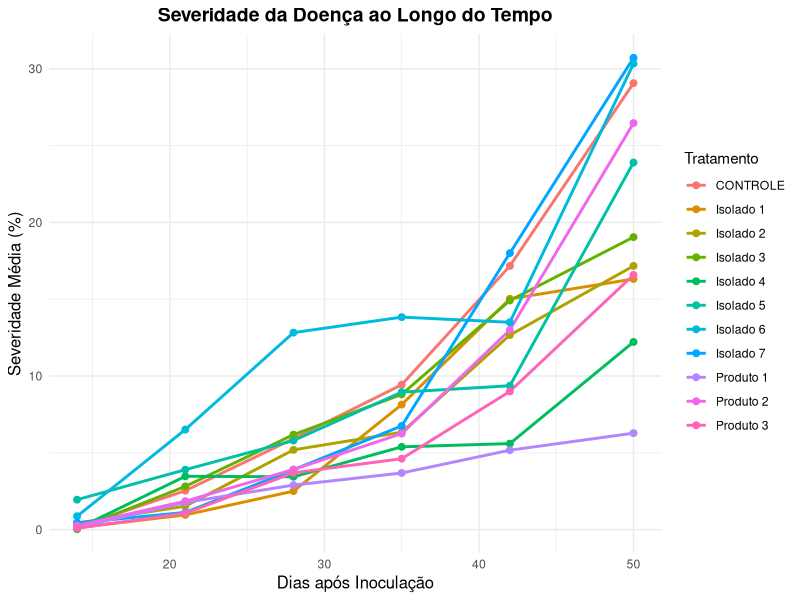
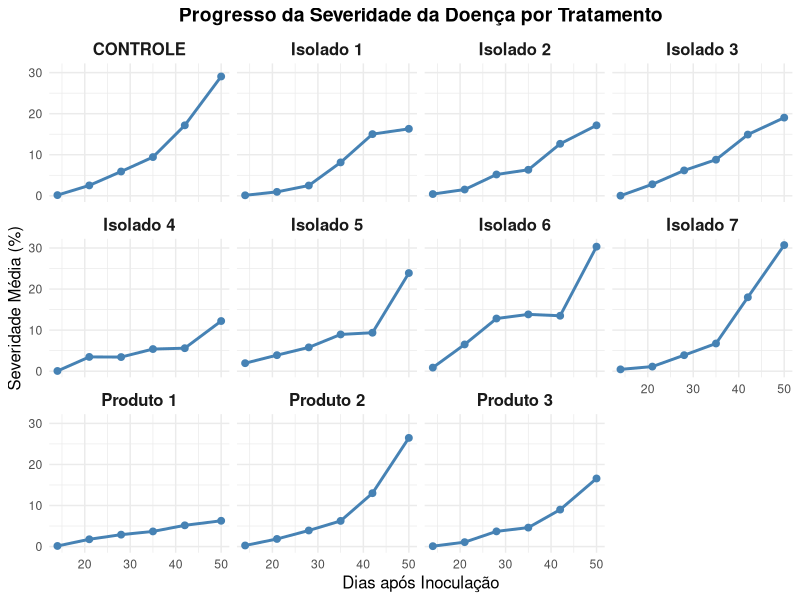

These charts were generated, in order, by the following R code:
## ---- chunk 1
library(readxl)
library(ggplot2)
library(dplyr)
## ---- chunk 2
dados <- read_excel("Trabalho final Emerson.xlsx", sheet = "Planilha1")
## ---- chunk 3
resumo <- dados %>%
  group_by(Tratamento, Dia) %>%
  summarise(Severidade_media = mean(Severidade, na.rm = TRUE)) %>%
  ungroup()
## ---- chunk 4
ggplot(resumo, aes(x = Dia, y = Severidade_media, color = Tratamento)) +
  geom_line(size = 1) +
  geom_point(size = 2) +
  labs(
    title = "Severidade da Doença ao Longo do Tempo",
    x = "Dias após Inoculação",
    y = "Severidade Média (%)",
    color = "Tratamento"
  ) +
  theme_minimal() +
  theme(
    plot.title = element_text(hjust = 0.5, size = 14, face = "bold"),
    axis.title = element_text(size = 12),
    legend.position = "right"
  )
## ---- chunk 5
ggplot(resumo, aes(x = Dia, y = Severidade_media)) +
  geom_line(color = "steelblue", size = 1) +
  geom_point(color = "steelblue", size = 2) +
  facet_wrap(~ Tratamento) +
  labs(
    title = "Progresso da Severidade da Doença por Tratamento",
    x = "Dias após Inoculação",
    y = "Severidade Média (%)"
  ) +
  theme_minimal() +
  theme(
    strip.text = element_text(face = "bold", size = 12),
    plot.title = element_text(hjust = 0.5, size = 14, face = "bold"),
    axis.title = element_text(size = 12)
  )
